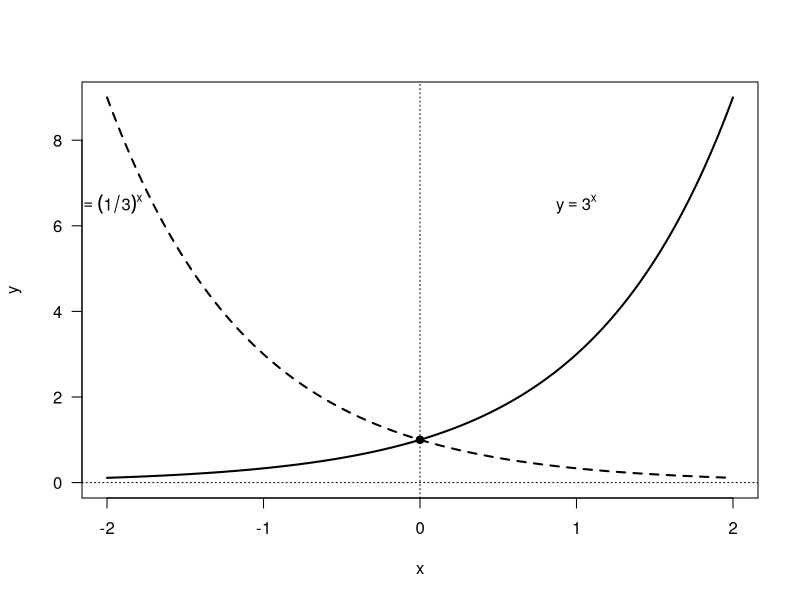
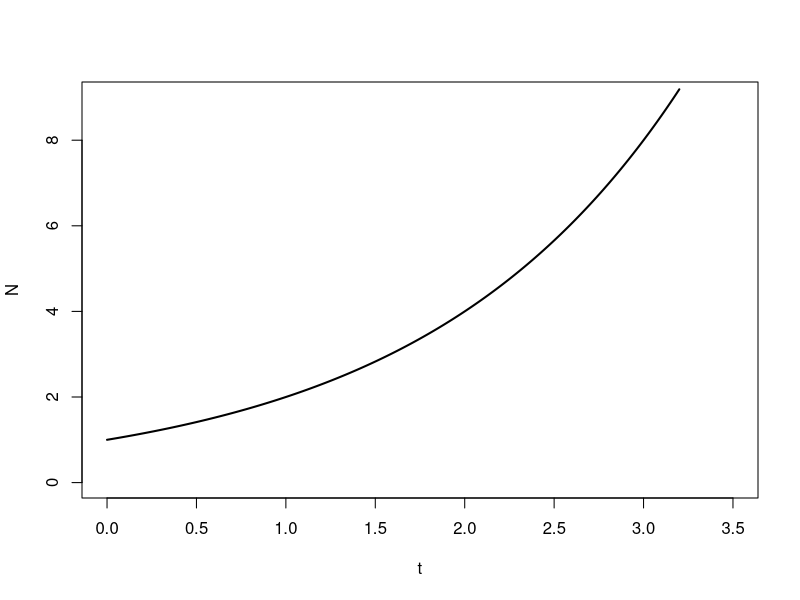
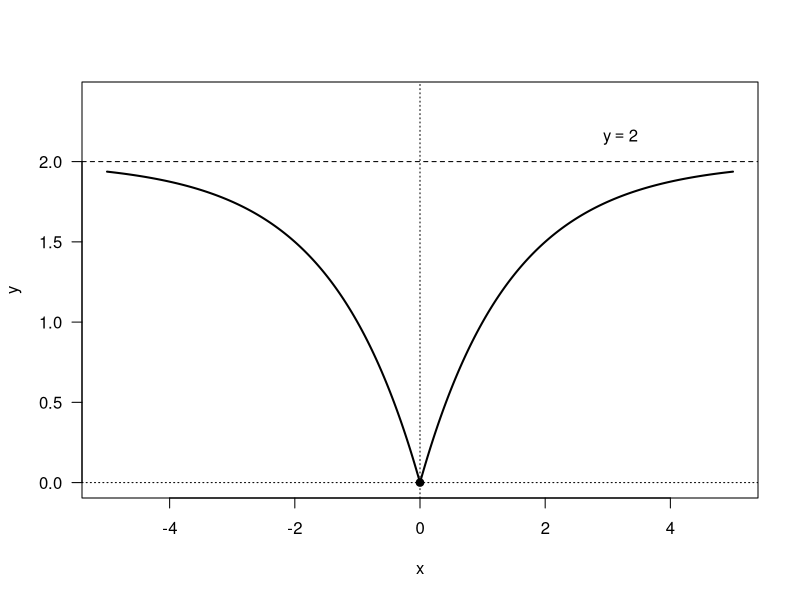

The R script that drew these images, in order:
setwd("C:/Users/18904/Github/senior-mathematics/codes")
if(!dir.exists("../figures"))dir.create("../figures")
# week14: exponential functions (14-1,14-2,14-3)
draw1=function(){
  x=seq(-2,2,len=300)
  plot(x,3^x,type="l",lty=1,lwd=2,ylim=c(0,9),xlab="x",ylab="y",las=1)
  lines(x,(1/3)^x,lty=2,lwd=2)
  abline(h=0,v=0,lty=3)
  points(0,1,pch=19)
  text(1.0,6.5,expression(y==3^x))
  text(-2.0,6.5,expression(y==(1/3)^x))
}
pdf("../figures/week14-1.pdf",width=4,height=4)
draw1()
dev.off()
svglite::svglite("../figures/week14-1.svg",width=4,height=4)
draw1()
dev.off()
draw2=function(){
  x=seq(0,3.2,len=200)
  plot(x,2^x,type="l",lwd=2,xlim=c(0,3.5),ylim=c(0,9),xlab="t",ylab="N",las=1,axes=FALSE)
  axis(1);axis(2);box()
}
pdf("../figures/week14-2.pdf",width=4,height=4)
draw2()
dev.off()
svglite::svglite("../figures/week14-2.svg",width=4,height=4)
draw2()
dev.off()
draw3=function(){
  x=seq(-5,5,len=400)
  y=2-2*(1/2)^abs(x)
  plot(x,y,type="l",lwd=2,ylim=c(0,2.4),xlab="x",ylab="y",las=1)
  abline(h=2,lty=2)
  abline(h=0,v=0,lty=3)
  points(0,0,pch=19)
  text(3.2,2.15,expression(y==2))
}
pdf("../figures/week14-3.pdf",width=4,height=4)
draw3()
dev.off()
svglite::svglite("../figures/week14-3.svg",width=4,height=4)
draw3()
dev.off()
